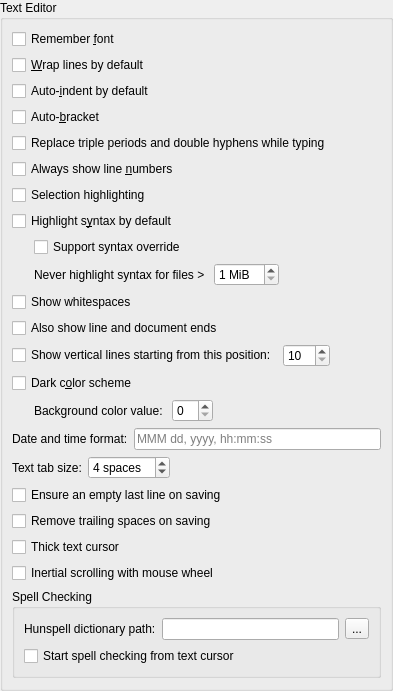
         <widget class="QWidget" name="scrollAreaWidgetContents">
          <property name="geometry">
           <rect>
            <x>0</x>
            <y>0</y>
            <width>393</width>
            <height>522</height>
           </rect>
          </property>
          <layout class="QVBoxLayout" name="verticalLayout_2">
           <property name="spacing">
            <number>0</number>
           </property>
           <property name="leftMargin">
            <number>0</number>
           </property>
           <property name="topMargin">
            <number>0</number>
           </property>
           <property name="rightMargin">
            <number>0</number>
           </property>
           <property name="bottomMargin">
            <number>0</number>
           </property>
           <item>
            <widget class="QGroupBox" name="textGoupBox">
             <property name="title">
              <string>Text Editor</string>
             </property>
             <layout class="QVBoxLayout" name="verticalLayout_3">
              <item>
               <widget class="QCheckBox" name="fontBox">
                <property name="toolTip">
                 <string>Uncheck for Monospace.</string>
                </property>
                <property name="text">
                 <string>Remember &amp;font</string>
                </property>
               </widget>
              </item>
              <item>
               <widget class="QCheckBox" name="wrapBox">
                <property name="text">
                 <string>&amp;Wrap lines by default</string>
                </property>
               </widget>
              </item>
              <item>
               <widget class="QCheckBox" name="indentBox">
                <property name="text">
                 <string>Auto-&amp;indent by default</string>
                </property>
               </widget>
              </item>
              <item>
               <widget class="QCheckBox" name="autoBracketBox">
                <property name="toolTip">
                 <string>This covers parentheses, braces, brackets and quotes.</string>
                </property>
                <property name="text">
                 <string>Auto-&amp;bracket</string>
                </property>
               </widget>
              </item>
              <item>
               <widget class="QCheckBox" name="autoReplaceBox">
                <property name="toolTip">
                 <string>By default, a triple period is replaced with an ellipsis
and a double hyphen with a long dash while typing,
under proper circumstances.</string>
                </property>
                <property name="text">
                 <string>Replace triple periods and double hyphens while typing</string>
                </property>
               </widget>
              </item>
              <item>
               <widget class="QCheckBox" name="lineBox">
                <property name="text">
                 <string>Always show line &amp;numbers</string>
                </property>
               </widget>
              </item>
              <item>
               <widget class="QCheckBox" name="selHighlightBox">
                <property name="toolTip">
                 <string>Highlight case-sensitive and whole matches
of the selected text.</string>
                </property>
                <property name="text">
                 <string>Selection highlighting</string>
                </property>
               </widget>
              </item>
              <item>
               <widget class="QCheckBox" name="syntaxBox">
                <property name="text">
                 <string>Highlight s&amp;yntax by default</string>
                </property>
               </widget>
              </item>
              <item>
               <layout class="QHBoxLayout" name="horizontalLayout_4">
                <item>
                 <spacer name="horizontalSpacer_4">
                  <property name="orientation">
                   <enum>Qt::Horizontal</enum>
                  </property>
                  <property name="sizeType">
                   <enum>QSizePolicy::Fixed</enum>
                  </property>
                  <property name="sizeHint" stdset="0">
                   <size>
                    <width>22</width>
                    <height>5</height>
                   </size>
                  </property>
                 </spacer>
                </item>
                <item>
                 <widget class="QCheckBox" name="enforceSyntaxBox">
                  <property name="toolTip">
                   <string>This creates a menu button on the
status bar for changing the syntax.</string>
                  </property>
                  <property name="text">
                   <string>Support syntax override</string>
                  </property>
                 </widget>
                </item>
               </layout>
              </item>
              <item>
               <layout class="QHBoxLayout" name="horizontalLayout_5">
                <item>
                 <spacer name="horizontalSpacer_5">
                  <property name="orientation">
                   <enum>Qt::Horizontal</enum>
                  </property>
                  <property name="sizeType">
                   <enum>QSizePolicy::Fixed</enum>
                  </property>
                  <property name="sizeHint" stdset="0">
                   <size>
                    <width>22</width>
                    <height>5</height>
                   </size>
                  </property>
                 </spacer>
                </item>
                <item>
                 <widget class="QLabel" name="label">
                  <property name="text">
                   <string>Never highlight syntax for files &gt; </string>
                  </property>
                 </widget>
                </item>
                <item>
                 <widget class="QSpinBox" name="spinBox">
                  <property name="suffix">
                   <string> MiB</string>
                  </property>
                  <property name="minimum">
                   <number>1</number>
                  </property>
                  <property name="maximum">
                   <number>10</number>
                  </property>
                 </widget>
                </item>
                <item>
                 <spacer name="horizontalSpacer_6">
                  <property name="orientation">
                   <enum>Qt::Horizontal</enum>
                  </property>
                  <property name="sizeType">
                   <enum>QSizePolicy::MinimumExpanding</enum>
                  </property>
                  <property name="sizeHint" stdset="0">
                   <size>
                    <width>5</width>
                    <height>5</height>
                   </size>
                  </property>
                 </spacer>
                </item>
               </layout>
              </item>
              <item>
               <widget class="QCheckBox" name="whiteSpaceBox">
                <property name="toolTip">
                 <string>Show spaces, tabs and tab lines
when the syntax is highlighted.</string>
                </property>
                <property name="text">
                 <string>Show whitespaces</string>
                </property>
               </widget>
              </item>
              <item>
               <widget class="QCheckBox" name="endingsBox">
                <property name="text">
                 <string>Also show line and document ends</string>
                </property>
               </widget>
              </item>
              <item>
               <layout class="QHBoxLayout" name="horizontalLayout_6">
                <item>
                 <widget class="QCheckBox" name="vLineBox">
                  <property name="toolTip">
                   <string>The vertical position lines will be drawn only if
the editor font has a fixed pitch (like Monospace).</string>
                  </property>
                  <property name="text">
                   <string>Show vertical lines starting from this position:</string>
                  </property>
                 </widget>
                </item>
                <item>
                 <widget class="QSpinBox" name="vLineSpin">
                  <property name="toolTip">
                   <string>The vertical position lines will be drawn only if
the editor font has a fixed pitch (like Monospace).</string>
                  </property>
                  <property name="minimum">
                   <number>10</number>
                  </property>
                  <property name="maximum">
                   <number>999</number>
                  </property>
                 </widget>
                </item>
                <item>
                 <spacer name="horizontalSpacer_7">
                  <property name="orientation">
                   <enum>Qt::Horizontal</enum>
                  </property>
                  <property name="sizeType">
                   <enum>QSizePolicy::MinimumExpanding</enum>
                  </property>
                  <property name="sizeHint" stdset="0">
                   <size>
                    <width>5</width>
                    <height>5</height>
                   </size>
                  </property>
                 </spacer>
                </item>
               </layout>
              </item>
              <item>
               <widget class="QCheckBox" name="colBox">
                <property name="toolTip">
                 <string>Needs window reopening to take effect.</string>
                </property>
                <property name="text">
                 <string>Dark c&amp;olor scheme</string>
                </property>
               </widget>
              </item>
              <item>
               <layout class="QHBoxLayout" name="horizontalLayout_7">
                <item>
                 <spacer name="horizontalSpacer_8">
                  <property name="orientation">
                   <enum>Qt::Horizontal</enum>
                  </property>
                  <property name="sizeType">
                   <enum>QSizePolicy::Fixed</enum>
                  </property>
                  <property name="sizeHint" stdset="0">
                   <size>
                    <width>22</width>
                    <height>5</height>
                   </size>
                  </property>
                 </spacer>
                </item>
                <item>
                 <widget class="QLabel" name="colorValueLabel">
                  <property name="toolTip">
                   <string>The color value of the background.
255 means white while 0 means black.

For the light background, it can be
between 230 and 255; for the dark
background, between 0 and 50.

Needs window reopening to take effect.</string>
                  </property>
                  <property name="text">
                   <string>Background color value: </string>
                  </property>
                 </widget>
                </item>
                <item>
                 <widget class="QSpinBox" name="colorValueSpin">
                  <property name="toolTip">
                   <string>The color value of the background.
255 means white while 0 means black.

For the light background, it can be
between 230 and 255; for the dark
background, between 0 and 50.

Needs window reopening to take effect.</string>
                  </property>
                 </widget>
                </item>
                <item>
                 <spacer name="horizontalSpacer_9">
                  <property name="orientation">
                   <enum>Qt::Horizontal</enum>
                  </property>
                  <property name="sizeType">
                   <enum>QSizePolicy::MinimumExpanding</enum>
                  </property>
                  <property name="sizeHint" stdset="0">
                   <size>
                    <width>5</width>
                    <height>5</height>
                   </size>
                  </property>
                 </spacer>
                </item>
               </layout>
              </item>
              <item>
               <layout class="QHBoxLayout" name="horizontalLayout_8">
                <item>
                 <widget class="QLabel" name="dateLabel">
                  <property name="toolTip">
                   <string>Used for pasting the date and time.

Takes effect after closing this dialog.

Leave empty for:
MMM dd, yyyy, hh:mm:ss</string>
                  </property>
                  <property name="text">
                   <string>Date and time format:</string>
                  </property>
                 </widget>
                </item>
                <item>
                 <widget class="QLineEdit" name="dateEdit">
                  <property name="toolTip">
                   <string>Used for pasting the date and time.

Takes effect after closing this dialog.

Leave empty for:
MMM dd, yyyy, hh:mm:ss</string>
                  </property>
                  <property name="placeholderText">
                   <string notr="true">MMM dd, yyyy, hh:mm:ss</string>
                  </property>
                  <property name="clearButtonEnabled">
                   <bool>true</bool>
                  </property>
                 </widget>
                </item>
               </layout>
              </item>
              <item>
               <layout class="QHBoxLayout" name="horizontalLayout_9">
                <item>
                 <widget class="QLabel" name="textTabLabel">
                  <property name="text">
                   <string>Text tab size:</string>
                  </property>
                 </widget>
                </item>
                <item>
                 <widget class="QSpinBox" name="textTabSpin">
                  <property name="suffix">
                   <string> spaces</string>
                  </property>
                  <property name="minimum">
                   <number>2</number>
                  </property>
                  <property name="maximum">
                   <number>10</number>
                  </property>
                  <property name="value">
                   <number>4</number>
                  </property>
                 </widget>
                </item>
                <item>
                 <spacer name="horizontalSpacer_10">
                  <property name="orientation">
                   <enum>Qt::Horizontal</enum>
                  </property>
                  <property name="sizeType">
                   <enum>QSizePolicy::Expanding</enum>
                  </property>
                  <property name="sizeHint" stdset="0">
                   <size>
                    <width>5</width>
                    <height>5</height>
                   </size>
                  </property>
                 </spacer>
                </item>
               </layout>
              </item>
              <item>
               <widget class="QCheckBox" name="lastLineBox">
                <property name="toolTip">
                 <string>Some text editors cannot open a document
whose last line is not empty.</string>
                </property>
                <property name="text">
                 <string>Ensure an empty last line on saving</string>
                </property>
               </widget>
              </item>
              <item>
               <widget class="QCheckBox" name="trailingSpacesBox">
                <property name="text">
                 <string>Remove trailing spaces on saving</string>
                </property>
               </widget>
              </item>
              <item>
               <widget class="QCheckBox" name="thickCursorBox">
                <property name="text">
                 <string>Thick text cursor</string>
                </property>
               </widget>
              </item>
              <item>
               <widget class="QCheckBox" name="inertiaBox">
                <property name="toolTip">
                 <string>Should the mouse wheel scrolling be inertial
if the cursor is inside the text view?</string>
                </property>
                <property name="text">
                 <string>Inertial scrolling with mouse wheel</string>
                </property>
               </widget>
              </item>
              <item>
               <widget class="QGroupBox" name="groupBox_2">
                <property name="title">
                 <string>Spell Checking</string>
                </property>
                <layout class="QVBoxLayout" name="verticalLayout_5">
                 <item>
                  <layout class="QHBoxLayout" name="horizontalLayout_15">
                   <item>
                    <widget class="QLabel" name="dictLabel">
                     <property name="toolTip">
                      <string>A Hunspell dictionary has a name that ends with &quot;.dic&quot;
and should be alongside an affix file with the same
name but ending with &quot;.aff&quot;.</string>
                     </property>
                     <property name="text">
                      <string>Hunspell dictionary path:</string>
                     </property>
                    </widget>
                   </item>
                   <item>
                    <widget class="QLineEdit" name="dictEdit">
                     <property name="toolTip">
                      <string>A Hunspell dictionary has a name that ends with &quot;.dic&quot;
and should be alongside an affix file with the same
name but ending with &quot;.aff&quot;.</string>
                     </property>
                     <property name="clearButtonEnabled">
                      <bool>true</bool>
                     </property>
                    </widget>
                   </item>
                   <item>
                    <widget class="QToolButton" name="dictButton">
                     <property name="toolTip">
                      <string>Add dictionary...</string>
                     </property>
                     <property name="text">
                      <string notr="true">...</string>
                     </property>
                    </widget>
                   </item>
                  </layout>
                 </item>
                 <item>
                  <widget class="QCheckBox" name="spellBox">
                   <property name="toolTip">
                    <string>If this is unchecked, spell checking
will be started from the document start.</string>
                   </property>
                   <property name="text">
                    <string>Start spell checking from text cursor</string>
                   </property>
                  </widget>
                 </item>
                </layout>
               </widget>
              </item>
              <item>
               <spacer name="verticalSpacer_1">
                <property name="orientation">
                 <enum>Qt::Vertical</enum>
                </property>
                <property name="sizeType">
                 <enum>QSizePolicy::MinimumExpanding</enum>
                </property>
                <property name="sizeHint" stdset="0">
                 <size>
                  <width>5</width>
                  <height>1</height>
                 </size>
                </property>
               </spacer>
              </item>
             </layout>
            </widget>
           </item>
          </layout>
         </widget>
